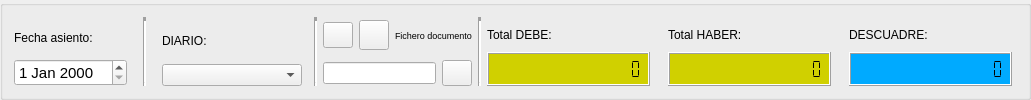
    <widget class="QGroupBox" name="groupBox_2">
     <property name="title">
      <string/>
     </property>
     <layout class="QHBoxLayout" name="horizontalLayout_5">
      <item>
       <layout class="QVBoxLayout">
        <property name="spacing">
         <number>0</number>
        </property>
        <property name="leftMargin">
         <number>0</number>
        </property>
        <property name="topMargin">
         <number>0</number>
        </property>
        <property name="rightMargin">
         <number>10</number>
        </property>
        <property name="bottomMargin">
         <number>0</number>
        </property>
        <item>
         <widget class="QLabel" name="FechaEtiq">
          <property name="text">
           <string>Fecha asiento:</string>
          </property>
          <property name="wordWrap">
           <bool>false</bool>
          </property>
         </widget>
        </item>
        <item>
         <widget class="QDateEdit" name="FechaApunte">
          <property name="maximumSize">
           <size>
            <width>120</width>
            <height>16777215</height>
           </size>
          </property>
          <property name="font">
           <font>
            <pointsize>11</pointsize>
           </font>
          </property>
         </widget>
        </item>
       </layout>
      </item>
      <item>
       <widget class="Line" name="line">
        <property name="lineWidth">
         <number>4</number>
        </property>
        <property name="orientation">
         <enum>Qt::Vertical</enum>
        </property>
       </widget>
      </item>
      <item>
       <layout class="QVBoxLayout">
        <property name="spacing">
         <number>0</number>
        </property>
        <property name="leftMargin">
         <number>10</number>
        </property>
        <property name="rightMargin">
         <number>6</number>
        </property>
        <item>
         <widget class="QLabel" name="label">
          <property name="text">
           <string>DIARIO:</string>
          </property>
         </widget>
        </item>
        <item>
         <widget class="QComboBox" name="diariocomboBox">
          <property name="minimumSize">
           <size>
            <width>140</width>
            <height>0</height>
           </size>
          </property>
         </widget>
        </item>
       </layout>
      </item>
      <item>
       <widget class="Line" name="line_2">
        <property name="lineWidth">
         <number>4</number>
        </property>
        <property name="orientation">
         <enum>Qt::Vertical</enum>
        </property>
       </widget>
      </item>
      <item>
       <layout class="QVBoxLayout" name="verticalLayout_3">
        <item>
         <layout class="QHBoxLayout" name="horizontalLayout_3">
          <item>
           <widget class="QPushButton" name="fichdocpushButton">
            <property name="minimumSize">
             <size>
              <width>30</width>
              <height>26</height>
             </size>
            </property>
            <property name="maximumSize">
             <size>
              <width>30</width>
              <height>26</height>
             </size>
            </property>
            <property name="toolTip">
             <string>Cargar fichero documento</string>
            </property>
            <property name="text">
             <string/>
            </property>
            <property name="icon">
             <iconset resource="keme.qrc">
              <normaloff>:/iconos/graf/fileimport.png</normaloff>:/iconos/graf/fileimport.png</iconset>
            </property>
            <property name="autoDefault">
             <bool>false</bool>
            </property>
           </widget>
          </item>
          <item>
           <widget class="QPushButton" name="borraasdocpushButton">
            <property name="maximumSize">
             <size>
              <width>30</width>
              <height>30</height>
             </size>
            </property>
            <property name="toolTip">
             <string>Eliminar asignación de documento</string>
            </property>
            <property name="text">
             <string/>
            </property>
            <property name="icon">
             <iconset resource="keme.qrc">
              <normaloff>:/iconos/graf/borraelem.png</normaloff>:/iconos/graf/borraelem.png</iconset>
            </property>
            <property name="shortcut">
             <string>Alt+L</string>
            </property>
            <property name="autoDefault">
             <bool>false</bool>
            </property>
           </widget>
          </item>
          <item>
           <widget class="QLabel" name="label_2">
            <property name="font">
             <font>
              <pointsize>7</pointsize>
             </font>
            </property>
            <property name="text">
             <string>Fichero documento</string>
            </property>
           </widget>
          </item>
         </layout>
        </item>
        <item>
         <layout class="QHBoxLayout" name="horizontalLayout_4">
          <item>
           <widget class="QLineEdit" name="fichdoclineEdit">
            <property name="readOnly">
             <bool>true</bool>
            </property>
           </widget>
          </item>
          <item>
           <widget class="QPushButton" name="visdocpushButton">
            <property name="minimumSize">
             <size>
              <width>30</width>
              <height>26</height>
             </size>
            </property>
            <property name="maximumSize">
             <size>
              <width>30</width>
              <height>26</height>
             </size>
            </property>
            <property name="toolTip">
             <string>Consultar mayor</string>
            </property>
            <property name="text">
             <string/>
            </property>
            <property name="icon">
             <iconset resource="keme.qrc">
              <normaloff>:/iconos/graf/viewer.xpm</normaloff>:/iconos/graf/viewer.xpm</iconset>
            </property>
           </widget>
          </item>
         </layout>
        </item>
       </layout>
      </item>
      <item>
       <widget class="Line" name="line_3">
        <property name="lineWidth">
         <number>4</number>
        </property>
        <property name="orientation">
         <enum>Qt::Vertical</enum>
        </property>
       </widget>
      </item>
      <item>
       <layout class="QVBoxLayout">
        <property name="spacing">
         <number>0</number>
        </property>
        <property name="leftMargin">
         <number>0</number>
        </property>
        <property name="topMargin">
         <number>0</number>
        </property>
        <property name="rightMargin">
         <number>6</number>
        </property>
        <property name="bottomMargin">
         <number>0</number>
        </property>
        <item>
         <widget class="QLabel" name="SumaDebeEtiq">
          <property name="text">
           <string>Total DEBE:</string>
          </property>
          <property name="wordWrap">
           <bool>false</bool>
          </property>
         </widget>
        </item>
        <item>
         <widget class="QLCDNumber" name="LCDSumadebe">
          <property name="maximumSize">
           <size>
            <width>170</width>
            <height>16777215</height>
           </size>
          </property>
          <property name="palette">
           <palette>
            <active>
             <colorrole role="Base">
              <brush brushstyle="SolidPattern">
               <color alpha="255">
                <red>255</red>
                <green>255</green>
                <blue>255</blue>
               </color>
              </brush>
             </colorrole>
             <colorrole role="Window">
              <brush brushstyle="SolidPattern">
               <color alpha="255">
                <red>208</red>
                <green>208</green>
                <blue>0</blue>
               </color>
              </brush>
             </colorrole>
            </active>
            <inactive>
             <colorrole role="Base">
              <brush brushstyle="SolidPattern">
               <color alpha="255">
                <red>255</red>
                <green>255</green>
                <blue>255</blue>
               </color>
              </brush>
             </colorrole>
             <colorrole role="Window">
              <brush brushstyle="SolidPattern">
               <color alpha="255">
                <red>208</red>
                <green>208</green>
                <blue>0</blue>
               </color>
              </brush>
             </colorrole>
            </inactive>
            <disabled>
             <colorrole role="Base">
              <brush brushstyle="SolidPattern">
               <color alpha="255">
                <red>208</red>
                <green>208</green>
                <blue>0</blue>
               </color>
              </brush>
             </colorrole>
             <colorrole role="Window">
              <brush brushstyle="SolidPattern">
               <color alpha="255">
                <red>208</red>
                <green>208</green>
                <blue>0</blue>
               </color>
              </brush>
             </colorrole>
            </disabled>
           </palette>
          </property>
          <property name="autoFillBackground">
           <bool>true</bool>
          </property>
          <property name="digitCount">
           <number>16</number>
          </property>
          <property name="segmentStyle">
           <enum>QLCDNumber::Flat</enum>
          </property>
         </widget>
        </item>
       </layout>
      </item>
      <item>
       <layout class="QVBoxLayout">
        <property name="spacing">
         <number>0</number>
        </property>
        <property name="leftMargin">
         <number>6</number>
        </property>
        <property name="topMargin">
         <number>0</number>
        </property>
        <property name="rightMargin">
         <number>6</number>
        </property>
        <property name="bottomMargin">
         <number>0</number>
        </property>
        <item>
         <widget class="QLabel" name="SumaHaberEtiq">
          <property name="text">
           <string>Total HABER:</string>
          </property>
          <property name="wordWrap">
           <bool>false</bool>
          </property>
         </widget>
        </item>
        <item>
         <widget class="QLCDNumber" name="LCDSumahaber">
          <property name="maximumSize">
           <size>
            <width>170</width>
            <height>16777215</height>
           </size>
          </property>
          <property name="palette">
           <palette>
            <active>
             <colorrole role="Base">
              <brush brushstyle="SolidPattern">
               <color alpha="255">
                <red>255</red>
                <green>255</green>
                <blue>255</blue>
               </color>
              </brush>
             </colorrole>
             <colorrole role="Window">
              <brush brushstyle="SolidPattern">
               <color alpha="255">
                <red>208</red>
                <green>208</green>
                <blue>0</blue>
               </color>
              </brush>
             </colorrole>
            </active>
            <inactive>
             <colorrole role="Base">
              <brush brushstyle="SolidPattern">
               <color alpha="255">
                <red>255</red>
                <green>255</green>
                <blue>255</blue>
               </color>
              </brush>
             </colorrole>
             <colorrole role="Window">
              <brush brushstyle="SolidPattern">
               <color alpha="255">
                <red>208</red>
                <green>208</green>
                <blue>0</blue>
               </color>
              </brush>
             </colorrole>
            </inactive>
            <disabled>
             <colorrole role="Base">
              <brush brushstyle="SolidPattern">
               <color alpha="255">
                <red>208</red>
                <green>208</green>
                <blue>0</blue>
               </color>
              </brush>
             </colorrole>
             <colorrole role="Window">
              <brush brushstyle="SolidPattern">
               <color alpha="255">
                <red>208</red>
                <green>208</green>
                <blue>0</blue>
               </color>
              </brush>
             </colorrole>
            </disabled>
           </palette>
          </property>
          <property name="autoFillBackground">
           <bool>true</bool>
          </property>
          <property name="digitCount">
           <number>16</number>
          </property>
          <property name="segmentStyle">
           <enum>QLCDNumber::Flat</enum>
          </property>
         </widget>
        </item>
       </layout>
      </item>
      <item>
       <layout class="QVBoxLayout">
        <property name="spacing">
         <number>0</number>
        </property>
        <property name="leftMargin">
         <number>6</number>
        </property>
        <property name="topMargin">
         <number>0</number>
        </property>
        <property name="rightMargin">
         <number>5</number>
        </property>
        <property name="bottomMargin">
         <number>0</number>
        </property>
        <item>
         <widget class="QLabel" name="DescuadreEtiq">
          <property name="text">
           <string>DESCUADRE:</string>
          </property>
          <property name="wordWrap">
           <bool>false</bool>
          </property>
         </widget>
        </item>
        <item>
         <widget class="QLCDNumber" name="LCDDescuadre">
          <property name="maximumSize">
           <size>
            <width>180</width>
            <height>16777215</height>
           </size>
          </property>
          <property name="palette">
           <palette>
            <active>
             <colorrole role="Base">
              <brush brushstyle="SolidPattern">
               <color alpha="255">
                <red>255</red>
                <green>255</green>
                <blue>255</blue>
               </color>
              </brush>
             </colorrole>
             <colorrole role="Window">
              <brush brushstyle="SolidPattern">
               <color alpha="255">
                <red>0</red>
                <green>170</green>
                <blue>255</blue>
               </color>
              </brush>
             </colorrole>
            </active>
            <inactive>
             <colorrole role="Base">
              <brush brushstyle="SolidPattern">
               <color alpha="255">
                <red>255</red>
                <green>255</green>
                <blue>255</blue>
               </color>
              </brush>
             </colorrole>
             <colorrole role="Window">
              <brush brushstyle="SolidPattern">
               <color alpha="255">
                <red>0</red>
                <green>170</green>
                <blue>255</blue>
               </color>
              </brush>
             </colorrole>
            </inactive>
            <disabled>
             <colorrole role="Base">
              <brush brushstyle="SolidPattern">
               <color alpha="255">
                <red>0</red>
                <green>170</green>
                <blue>255</blue>
               </color>
              </brush>
             </colorrole>
             <colorrole role="Window">
              <brush brushstyle="SolidPattern">
               <color alpha="255">
                <red>0</red>
                <green>170</green>
                <blue>255</blue>
               </color>
              </brush>
             </colorrole>
            </disabled>
           </palette>
          </property>
          <property name="autoFillBackground">
           <bool>true</bool>
          </property>
          <property name="digitCount">
           <number>16</number>
          </property>
          <property name="segmentStyle">
           <enum>QLCDNumber::Flat</enum>
          </property>
         </widget>
        </item>
       </layout>
      </item>
     </layout>
    </widget>
